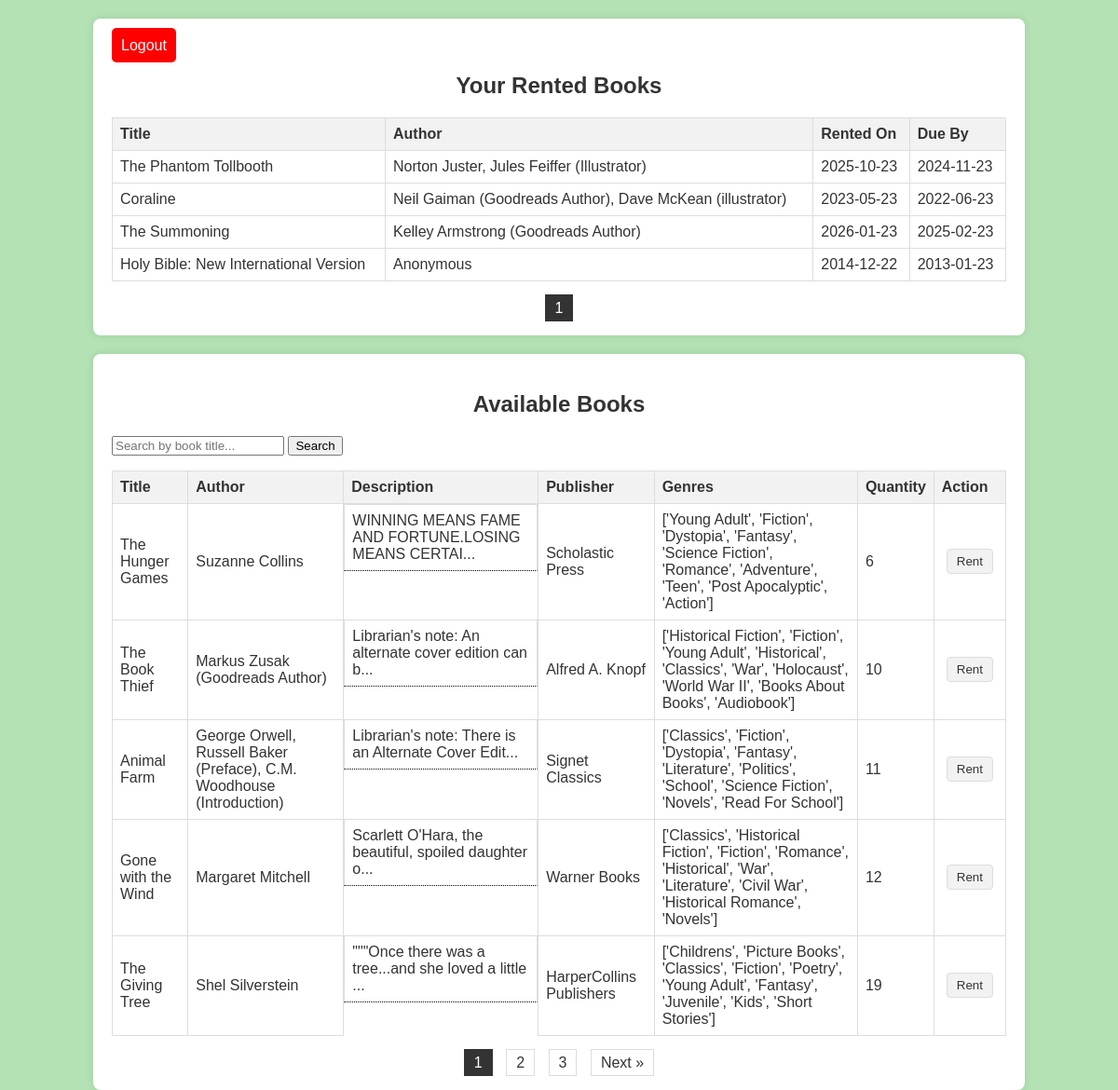
/user/books.php (signed in), run on the app's committed database.
### tables this page shows
CREATE TABLE `Booking` (
  `id` int(11) NOT NULL AUTO_INCREMENT,
  `user_id` int(11) NOT NULL,
  `book_id` int(11) NOT NULL,
  `booked_date` date NOT NULL,
  `expiration_date` date NOT NULL,
  `date_returned` date DEFAULT NULL,
  PRIMARY KEY (`id`),
  KEY `user_id` (`user_id`),
  KEY `book_id` (`book_id`),
  CONSTRAINT `Booking_ibfk_1` FOREIGN KEY (`user_id`) REFERENCES `User` (`id`) ON DELETE CASCADE,
  CONSTRAINT `Booking_ibfk_2` FOREIGN KEY (`book_id`) REFERENCES `Book` (`id`) ON DELETE CASCADE
);

CREATE TABLE `Book` (
  `id` int(11) NOT NULL AUTO_INCREMENT,
  `title` varchar(255) DEFAULT NULL,
  `author` varchar(255) DEFAULT NULL,
  `description` text DEFAULT NULL,
  `isbn` varchar(13) NOT NULL,
  `genres` varchar(255) DEFAULT NULL,
  `publisher` varchar(255) DEFAULT NULL,
  `quantity` int(11) DEFAULT NULL,
  PRIMARY KEY (`id`,`isbn`)
);

### www/user/books.php (the view, shortened to what this page needs)
<?php
require_once '../db.php';
$userId = $_SESSION['user_id'];
$rentedBooksPerPage = 5;
$currentPageRented = isset($_GET['page_rented']) ? $_GET['page_rented'] : 1;
$startFromRented = ($currentPageRented - 1) * $rentedBooksPerPage;
$sqlRented = "SELECT Book.title, Book.author, Booking.booked_date, Booking.expiration_date FROM Booking INNER JOIN Book ON Booking.book_id = Book.id WHERE Booking.user_id = $userId LIMIT $startFromRented, $rentedBooksPerPage";
$resultRented = $conn->query($sqlRented);
$sqlCountRented = "SELECT COUNT(*) AS total FROM Booking WHERE user_id = $userId";
$resultCountRented = $conn->query($sqlCountRented);
$rowRented = $resultCountRented->fetch_assoc();
$totalRentedBooks = $rowRented['total'];
$totalPagesRented = ceil($totalRentedBooks / $rentedBooksPerPage);
$availableBooksPerPage = 5;
$currentPageAvailable = isset($_GET['page_available']) ? $_GET['page_available'] : 1;
$startFromAvailable = ($currentPageAvailable - 1) * $availableBooksPerPage;
$search = isset($_GET['search']) ? $conn->real_escape_string($_GET['search']) : '';
$sqlAvailable = "SELECT * FROM Book WHERE title LIKE '%$search%' LIMIT $startFromAvailable, $availableBooksPerPage";
$resultAvailable = $conn->query($sqlAvailable);
$sqlCountAvailable = "SELECT COUNT(id) AS total FROM Book WHERE title LIKE '%$search%'";
$resultCountAvailable = $conn->query($sqlCountAvailable);
$rowAvailable = $resultCountAvailable->fetch_assoc();
$totalAvailableBooks = $rowAvailable['total'];
$totalPagesAvailable = ceil($totalAvailableBooks / $availableBooksPerPage);
echo '<link rel="stylesheet" type="text/css" href="../style.css">';
function generatePagination($currentPage, $totalPages, $pageType) {
    $maxPagesToShow = 5;
    $pagesOffset = floor($maxPagesToShow / 2);
    $startPage = max(1, $currentPage - $pagesOffset);
    $endPage = min($totalPages, $currentPage + $pagesOffset);
    for ($page = $startPage; $page <= $endPage; $page++) {
        echo '<a href="books.php?page_' . $pageType . '=' . $page . '" ' . ($page == $currentPage ? 'class="active"' : '') . '>' . $page . '</a> ';
    }
    if ($currentPage < $totalPages) {
        echo '<a href="books.php?page_' . $pageType . '=' . ($currentPage + 1) . '">Next &raquo;</a> ';
    }
}
echo "<div class='container'>";
echo "<div class='logout-container'>";
echo "<a href='../logout.php' class='logout-button'>Logout</a>";
echo "</div>";
echo "<h2>Your Rented Books</h2>";
if ($resultRented->num_rows > 0) {
    echo "<table><tr><th>Title</th><th>Author</th><th>Rented On</th><th>Due By</th></tr>";
    while($row = $resultRented->fetch_assoc()) {
        echo "<tr><td>".$row["title"]."</td><td>".$row["author"]."</td><td>".$row["booked_date"]."</td><td>".$row["expiration_date"]."</td></tr>";
    }
    echo "</table>";
} else {
    echo "You have no rented books.<br>";
}
echo "<div class='pagination'>";
generatePagination($currentPageRented, $totalPagesRented, 'rented');
echo "</div>";
echo "</div>";
echo "<div class='container'>";
echo "<h2>Available Books</h2>";
echo "<form method='get' action=''>
        <input type='text' name='search' placeholder='Search by book title...'>
        <input type='submit' value='Search'>
      </form>";
if ($resultAvailable->num_rows > 0) {
    echo "<table><tr><th>Title</th><th>Author</th><th>Description</th><th>Publisher</th><th>Genres</th><th>Quantity</th><th>Action</th></tr>";
    while($row = $resultAvailable->fetch_assoc()) {
        $shortDescription = strlen($row["description"]) > 50 ? substr($row["description"], 0, 50) . "..." : $row["description"];
        echo "<tr>
                <td>".$row["title"]."</td>
                <td>".$row["author"]."</td>
                <td class='tooltip'>".$shortDescription."
                    <span class='tooltiptext'>".$row["description"]."</span>
                </td>
                <td>".$row["publisher"]."</td>
                <td>".$row["genres"]."</td>
                <td id='quantity_" . $row["id"] . "'>" . $row["quantity"] . "</td>
                <td><button onclick='rentBook(" . $row["id"] . ")' class='rent-button'>Rent</button></td>
              </tr>";
    }
    echo "</table>";
} else {
    echo "No books available at the moment.<br>";
}
echo "<div class='pagination'>";
generatePagination($currentPageAvailable, $totalPagesAvailable, 'available');
echo "</div>";
echo "</div>";
?>

### www/style.css (style rules this page uses)
.container { width: 80%; margin: 20px auto; background: white; padding: 20px; border-radius: 8px; box-shadow: 0 0 10px rgba(0, 0, 0, 0.1); }
table { width: 100%; border-collapse: collapse; margin-bottom: 20px; }
th, td { border: 1px solid #ddd; padding: 8px; text-align: left; }
th { background-color: #f2f2f2; }
.pagination { text-align: center; margin-top: 20px; }
.pagination a { margin: 0 5px; padding: 5px 10px; border: 1px solid #ddd; color: #333; text-decoration: none; }
.pagination a.active { background-color: #333; color: white; border: 1px solid #333; }
.tooltip { position: relative; display: inline-block; border-bottom: 1px dotted black; }
h2 { color: #333; text-align: center; margin-bottom: 20px; }
button { color: #333; background-color: #f2f2f2; padding: 5px 10px; border-radius: 4px; border: 1px solid #ddd; text-decoration: none; cursor: pointer; margin: 5px; }
.logout-button { padding: 10px; background-color: red; color: white; text-decoration: none; border-radius: 5px; }

### data on the page
booking: book.title "The Phantom Tollbooth", book.author "Norton Juster, Jules Feiffer (Illustrator)", booked_date "2025-10-23", expiration_date "2024-11-23"
booking: book.title "Coraline", book.author "Neil Gaiman (Goodreads Author), Dave McKean (illustrator)", booked_date "2023-05-23", expiration_date "2022-06-23"
booking: book.title "The Summoning", book.author "Kelley Armstrong (Goodreads Author)", booked_date "2026-01-23", expiration_date "2025-02-23"
booking: book.title "Holy Bible: New International Version", book.author "Anonymous", booked_date "2014-12-22", expiration_date "2013-01-23"
book: title "The Hunger Games", author "Suzanne Collins", description "WINNING MEANS FAME AND FORTUNE.LOSING MEANS CERTAI...", publisher "Scholastic Press", genres "['Young Adult', 'Fiction', 'Dystopia', 'Fantasy', 'Science Fiction', 'Romance', 'Adventure', 'Teen', 'Post Apocalyptic', 'Action']", quantity "6"
book: title "The Book Thief", author "Markus Zusak (Goodreads Author)", description "Librarian's note: An alternate cover edition can b...", publisher "Alfred A. Knopf", genres "['Historical Fiction', 'Fiction', 'Young Adult', 'Historical', 'Classics', 'War', 'Holocaust', 'World War II', 'Books About Books', 'Audiobook']", quantity "10"
book: title "Animal Farm", author "George Orwell, Russell Baker (Preface), C.M. Woodhouse (Introduction)", description "Librarian's note: There is an Alternate Cover Edit...", publisher "Signet Classics", genres "['Classics', 'Fiction', 'Dystopia', 'Fantasy', 'Literature', 'Politics', 'School', 'Science Fiction', 'Novels', 'Read For School']", quantity "11"
book: title "Gone with the Wind", author "Margaret Mitchell", description "Scarlett O'Hara, the beautiful, spoiled daughter o...", publisher "Warner Books", genres "['Classics', 'Historical Fiction', 'Fiction', 'Romance', 'Historical', 'War', 'Literature', 'Civil War', 'Historical Romance', 'Novels']", quantity "12"
book: title "The Giving Tree", author "Shel Silverstein", description "\"\"\"Once there was a tree...and she loved a little ...", publisher "HarperCollins Publishers", genres "['Childrens', 'Picture Books', 'Classics', 'Fiction', 'Poetry', 'Young Adult', 'Fantasy', 'Juvenile', 'Kids', 'Short Stories']", quantity "19"
